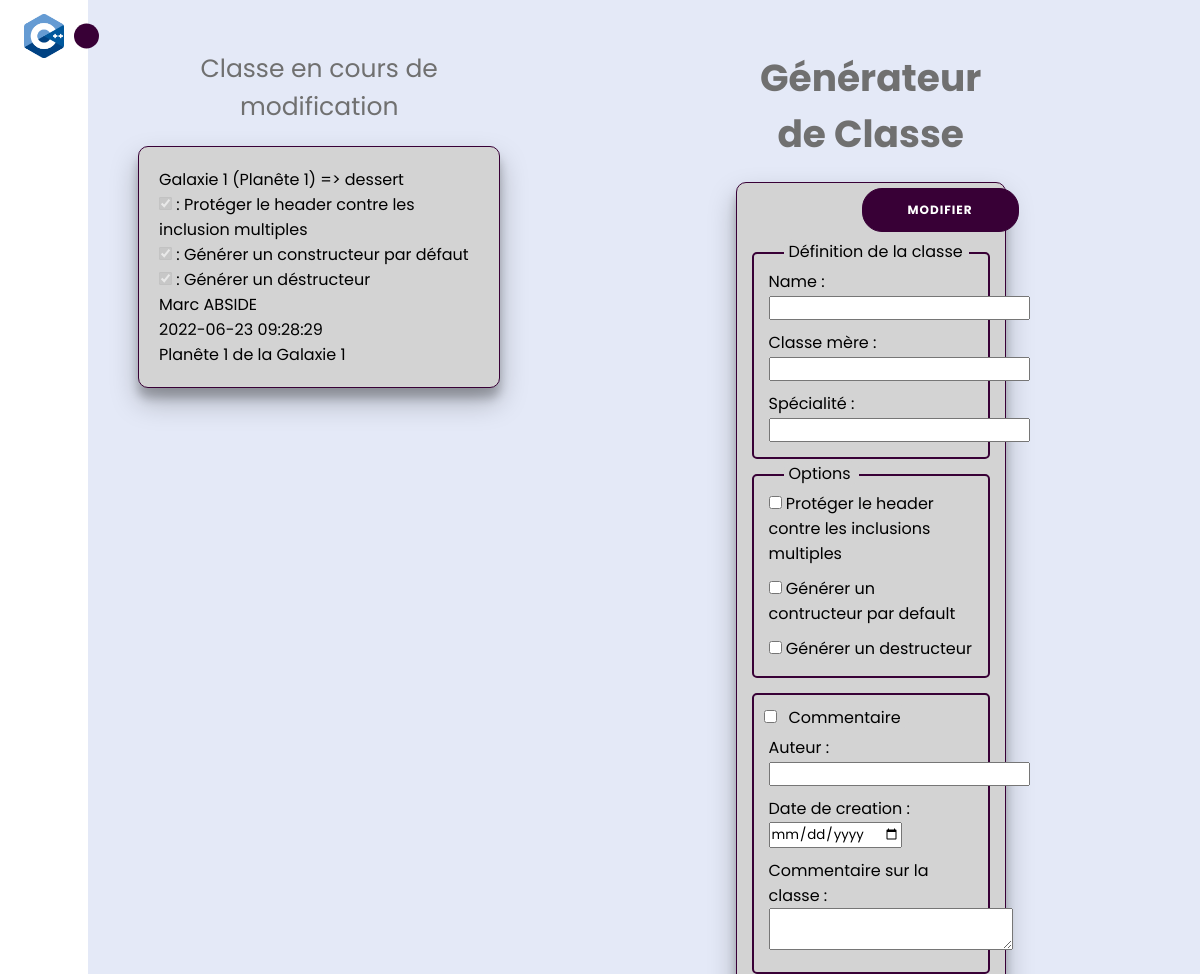
Page /modification/13 (signed in, upper part) on the earlier database version.
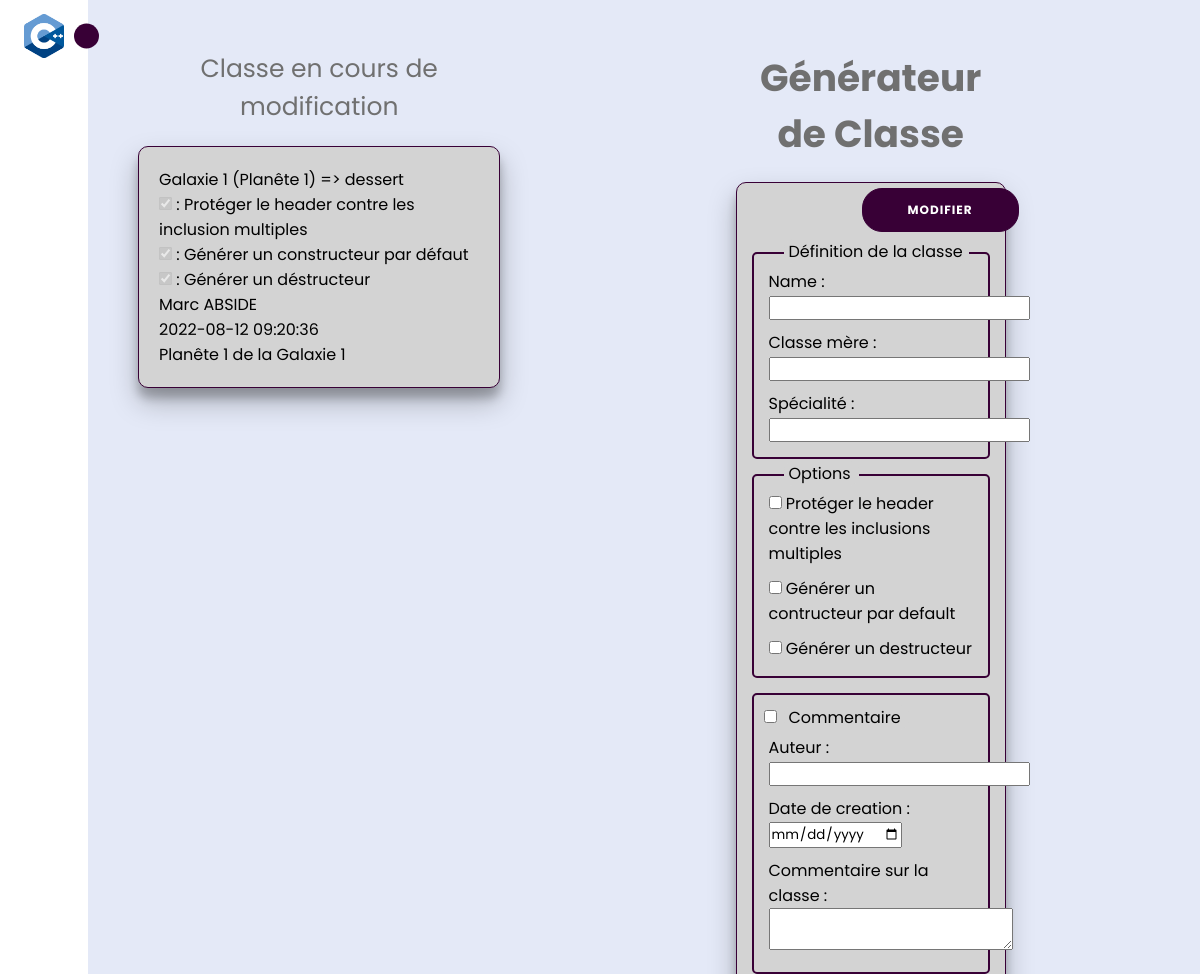
Same page on the later database version.
### main.py (models this page shows, shortened)
class classe(db.Model):
    idClasse = db.Column(db.Integer, primary_key=True, unique=True)
    name = db.Column(db.Text)
    classe_mere = db.Column(db.Text)
    Protect_head = db.Column(db.Integer)
    Generat_head_default_construct = db.Column(db.Integer)
    Generat_head_destruct = db.Column(db.Integer)
    Commentaire= db.Column(db.Integer)
    auteur = db.Column(db.Text)
    creation_data = db.Column(db.DateTime)
    class_role = db.Column(db.Text)
    attribue = db.Column(db.Integer)
    public = db.Column(db.Integer)
    public1 = db.Column(db.Text)
    public2 = db.Column(db.Text)
    public3 = db.Column(db.Text)
    public4 = db.Column(db.Text)
    public5 = db.Column(db.Text)
    public6 = db.Column(db.Text)
    public7 = db.Column(db.Text)
    public8 = db.Column(db.Text)
    protected = db.Column(db.Integer)
    protected1 = db.Column(db.Text)
    protected2 = db.Column(db.Text)
    protected3 = db.Column(db.Text)
    protected4 = db.Column(db.Text)
    protected5 = db.Column(db.Text)
    protected6 = db.Column(db.Text)
    protected7 = db.Column(db.Text)
    protected8 = db.Column(db.Text)
    private = db.Column(db.Integer)
    private1 = db.Column(db.Text)
    private2 = db.Column(db.Text)
    private3 = db.Column(db.Text)
    private4 = db.Column(db.Text)
    private5 = db.Column(db.Text)
    private6 = db.Column(db.Text)
    private7 = db.Column(db.Text)
    private8 = db.Column(db.Text)
    methode = db.Column(db.Integer)
    methode1 = db.Column(db.Text)
    methode2 = db.Column(db.Text)
    methode3 = db.Column(db.Text)
    methode4 = db.Column(db.Text)
    methode5 = db.Column(db.Text)
    methode6 = db.Column(db.Text)
    methode7 = db.Column(db.Text)
    methode8 = db.Column(db.Text)
    idUser = db.Column(db.Integer, db.ForeignKey('user.idUsers'))
    idUserUnban = db.Column(db.Integer, db.ForeignKey('user_banni.idUsers'))
    image_classe = db.Column(db.LargeBinary)

### main.py (the view)
@app.route('/modification/<int:idClass>', methods=['get', 'post'])
def modification(idClass):
    conn = sql.connect('database.db')
    cursor = conn.cursor()
    cursor.execute("""SELECT * FROM classe
        WHERE classe.idClasse = ?""",(idClass,))
    class_modif = cursor.fetchall()
    conn.close()
    form_generateur = ModifierClassGenerator()
    return render_template("Modifieur.html",
                           form_classe = form_generateur, donnees = class_modif, idClass = idClass,
                           idGroup = session['user']['idGroup'])

### templates/Modifieur.html (shortened to what this page needs)
<!DOCTYPE html>
<html lang="en">
<head>
    <link rel="stylesheet" href="{{ url_for('static', filename = 'css/style_sidebar.css') }}">
    <link rel="stylesheet" href="{{ url_for('static', filename = 'css/style_modificateur.css') }}">
    <link href='https://unpkg.com/boxicons@2.1.1/css/boxicons.min.css' rel='stylesheet'>
</head>
<body>
    <nav class="sidebar close">
        <header>
            <div class="image-text">
                <span class="image">
                    <img src="{{ url_for('static', filename = 'image/logo.png') }}" alt="">
                </span>
            </div>
            <i class='bx bx-chevron-right toggle'></i>
        </header>
        <div class="menu-bar">
            <div class="menu">
                <ul class="menu-links">
                    <li class="nav-link">
                        <a href="/acceuil">
                            <i class='bx bx-home-alt icon'></i>
                        </a>
                    </li>
                    <li class="nav-link">
                        <a href="/generateur">
                            <i class='bx bx-pie-chart-alt icon'></i>
                        </a>
                    </li>
                    <li class="nav-link">
                        <a href="/boutique">
                            <i class='bx bx-wallet icon'></i>
                        </a>
                    </li>
                </ul>
            </div>
        </div>
    </nav>
    <section class="home">
        <div class="zone-modifieur">
            <div class="donnees-en-cours-de-modification">
                <div class="titre-module-donnees">
                    Classe en cours de modification
                </div>
                <div class="liste-donnees">
                    <div class="en-tete">
                        {{ donnees[0][1] }} ({{ donnees[0][2] }}) => {{ donnees[0][3] }}
                    </div>
                    <div class="options">
                        <div>
                            {% if donnees[0][4] == 1 %}
                            <input type="checkbox" disabled checked />
                            {% else %}
                            <input type="checkbox" disabled />
                            {% endif %}
                            : Protéger le header contre les inclusion multiples
                        </div>
                        <div>
                            {% if donnees[0][5] == 1 %}
                            <input type="checkbox" disabled checked />
                            {% else %}
                            <input type="checkbox" disabled />
                            {% endif %}
                            : Générer un constructeur par défaut
                        </div>
                        <div>
                            {% if donnees[0][6] == 1 %}
                            <input type="checkbox" disabled checked />
                            {% else %}
                            <input type="checkbox" disabled />
                            {% endif %}
                            : Générer un déstructeur
                        </div>
                    </div>
                    {% if donnees[0][7] == 1 %}
                    <div class="commentaire">
                        <div class="donnees">
                            <div class="auteur">
                                {{ donnees[0][8] }}
                            </div>
                            <div class="date">
                                {{ donnees[0][9] }}
                            </div>
                        </div>
                        <div class="commentaire">
                            {{ donnees[0][10] }}
                        </div>
                    </div>
                    {% endif %}
                </div>
            </div>
            <div class="Generateur-classe">
                <div class="Titre-form">
                    <h1>Générateur de Classe</h1>
                </div>
                <form action="{{ url_for('generer') }}" method="post">
                    <div class="bouton">
                        {{ form_classe.submit(class="button-envoyer-class") }}
                    </div>
                    <div class="Definition-classe">
                        <p>Définition de la classe</p>
                        <div class="zone-remplissage">
                            Name :
                            {{ form_classe.name(type="text", required="") }}
                        </div>
                        <div class="zone-remplissage">
                            Classe mère :
                            {{ form_classe.class_mere(type="text") }}
                        </div>
                        <div class="zone-remplissage">
                            Spécialité :
                            {{ form_classe.specialiter(type="text") }}
                        </div>
                    </div>
                    <div class="toutes-options">
                        <div class="gauche">
                            <div class="Options-classes">
                                <p>Options</p>
                                <div class="Option-checkbox">
                                    <div class="zone-remplissage">
                                        {{ form_classe.Protect_head(type="checkbox", value="1") }}
                                        Protéger le header contre les inclusions multiples
                                    </div>
                                    <div class="zone-remplissage">
                                        {{ form_classe.Generat_head_default_construct(type="checkbox", value="1") }}
                                        Générer un contructeur par default
                                    </div>
                                    <div class="zone-remplissage">
                                        {{ form_classe.Generat_head_destruct(type="checkbox", value="1") }}
                                        Générer un destructeur
                                    </div>
                                </div>
                            </div>
                            <div class="Commentaire close">
                                <div class="name">
                                    {{ form_classe.Commentaire(type="checkbox", class="checkbox", id="comment",
                                    value="1",
                                    onclick="checkfunctionComment()") }}
                                    <p>Commentaire</p>
                                </div>
                                <div class="zone-remplissage">
                                    Auteur :
                                    {{ form_classe.auteur(type="text") }}
                                </div>
                                <div class="zone-remplissage">
                                    Date de creation :
                                    {{ form_classe.creation_data(type="date") }}
                                </div>
                                <div class="zone-remplissage">
                                    Commentaire sur la classe :
                                    {{ form_classe.class_role(class="comment-area", maxlength="500", spellcheck=true) }}
                                </div>
                            </div>
                        </div>
                    </div>
                </form>
            </div>
        </div>
    </section>
</body>
</html>

### static/css/style_sidebar.css (style rules this page uses)
* { margin: 0; padding: 0; box-sizing: border-box; font-family: 'Poppins', sans-serif; }
html { height: 100%; overflow-x: hidden; }
:root { --body-color: #E4E9F7; --sidebar-color: #FFF; --primary-color: #380036; --primary-color-light: #F6F5FF; --toggle-color: #DDD; --text-color: #707070; --primary-color-form: #D3D3D3; --background-color-classe: #FFFAFA; --primary-color-red: #B22222; --primary-color-bleue: #00BFFF; --footer-color: #4b4c4d; --footer-background-color: #fff; --tran-03: all 0.2s ease; --tran-03: all 0.3s ease; --tran-04: all 0.3s ease; --tran-05: all 0.3s ease; }
body { min-height: 100%; background-color: var(--body-color); transition: var(--tran-05); }
.sidebar { position: fixed; top: 0; left: 0; height: 100%; width: 250px; padding: 10px 14px; background: var(--sidebar-color); transition: var(--tran-05); z-index: 100; }
.sidebar.close { width: 88px; }
.sidebar li { height: 50px; list-style: none; display: flex; align-items: center; margin-top: 10px; }
.sidebar header .image, .sidebar .icon { min-width: 60px; border-radius: 6px; }
.sidebar .icon { min-width: 60px; border-radius: 6px; height: 100%; display: flex; align-items: center; justify-content: center; font-size: 20px; }
.sidebar .text, .sidebar .icon { color: var(--text-color); transition: var(--tran-03); }
.sidebar header { position: relative; }
.sidebar header .image-text { display: flex; align-items: center; }
.sidebar header .image { display: flex; align-items: center; justify-content: center; }
.sidebar header .image img { width: 40px; border-radius: 6px; }
.sidebar header .toggle { position: absolute; top: 50%; right: -25px; transform: translateY(-50%) rotate(180deg); height: 25px; width: 25px; background-color: var(--primary-color); color: var(--sidebar-color); border-radius: 50%; display: flex; align-items: center; justify-content: center; font-size: 22px; cursor: pointer; transition: var(--tran-05); }
.sidebar.close .toggle { transform: translateY(-50%) rotate(0deg); }
.sidebar .menu { margin-top: 40px; }
.sidebar li a { list-style: none; height: 100%; background-color: transparent; display: flex; align-items: center; height: 100%; width: 100%; border-radius: 6px; text-decoration: none; transition: var(--tran-03); }
.sidebar .menu-bar { height: calc(100% - 55px); display: flex; flex-direction: column; justify-content: space-between; overflow-y: hidden; overflow-x: hidden; }
.home { position: absolute; top: 0; top: 0; left: 250px; height: 100vh; width: calc(100% - 250px); background-color: var(--body-color); transition: var(--tran-05); }
.sidebar.close ~ .home { left: 88px; height: 100vh; width: calc(100% - 97px); }

Differences in the rows shown:
changed classe "Galaxie 1": creation_data "2022-06-23 09:28:29" → "2022-08-12 09:20:36"
